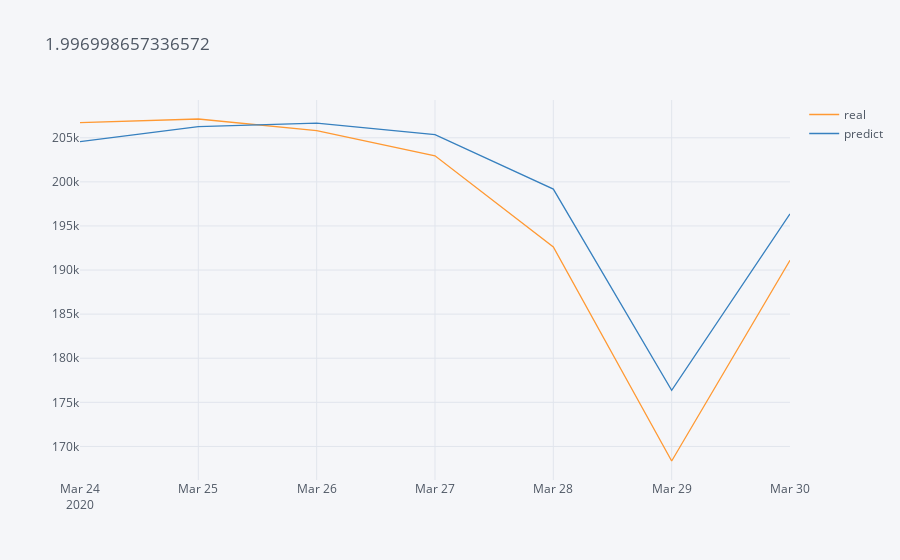

The notebook cell saved with this chart:
### Code cell
run = suma(7, "forecasting", "xgb")
run[["real", "predict"]].iplot(title = run.error.mean())

### Figure 1 — Plotly figure (JSON) as saved in the notebook; plotly's stock layout.template omitted (floating-point values rounded to 4 significant figures)
{"data": [{"line": {"color": "rgba(255, 153, 51, 1.0)", "dash": "solid", "shape": "linear", "width": 1.3}, "mode": "lines", "name": "real", "text": "", "type": "scatter", "x": ["2020-03-24", "2020-03-25", "2020-03-26", "2020-03-27", "2020-03-28", "2020-03-29", "2020-03-30"], "y": [206700.0, 207100.0, 205800.0, 203000.0, 192600.0, 168300.0, 191100.0]}, {"line": {"color": "rgba(55, 128, 191, 1.0)", "dash": "solid", "shape": "linear", "width": 1.3}, "mode": "lines", "name": "predict", "text": "", "type": "scatter", "x": ["2020-03-24", "2020-03-25", "2020-03-26", "2020-03-27", "2020-03-28", "2020-03-29", "2020-03-30"], "y": [204600.0, 206300.0, 206700.0, 205400.0, 199200.0, 176400.0, 196400.0]}], "layout": {"legend": {"bgcolor": "#F5F6F9", "font": {"color": "#4D5663"}}, "paper_bgcolor": "#F5F6F9", "plot_bgcolor": "#F5F6F9", "title": {"font": {"color": "#4D5663"}, "text": "1.996998657336572"}, "xaxis": {"gridcolor": "#E1E5ED", "showgrid": true, "tickfont": {"color": "#4D5663"}, "title": {"font": {"color": "#4D5663"}, "text": ""}, "zerolinecolor": "#E1E5ED"}, "yaxis": {"gridcolor": "#E1E5ED", "showgrid": true, "tickfont": {"color": "#4D5663"}, "title": {"font": {"color": "#4D5663"}, "text": ""}, "zerolinecolor": "#E1E5ED"}}}
